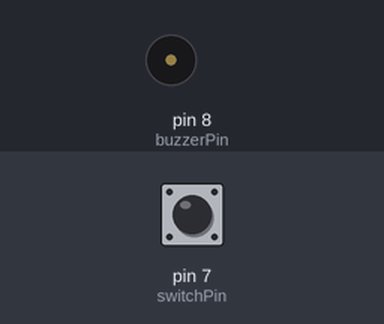
A sketch run on a simulated Arduino Uno, built with avr-gcc and run on an emulated ATmega328P. Shown: buzzer (waves = sounding, pin HIGH). The test bench sets the inputs (shaded band); at power-on: pin 7 (switchPin) LOW.

Above: at 1.2 s.
1.3 s: pin 7 (switchPin) pulled HIGH for 0.15 s
At 1.37 s:
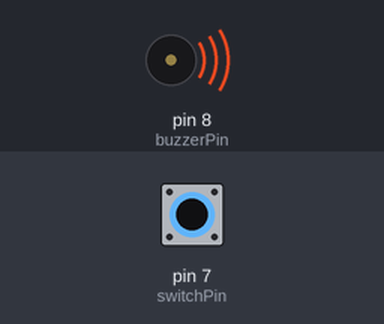
2.9 s: pin 7 (switchPin) pulled HIGH for 3.2 s
At 7.0 s:
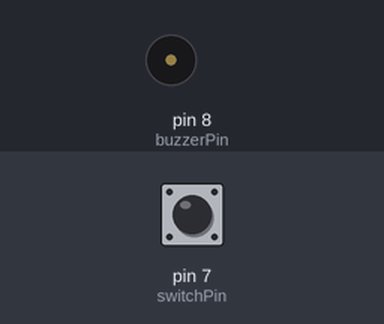
Timing chart, 0 to 8.5 s (numbered marks = the images above; inputs shaded):
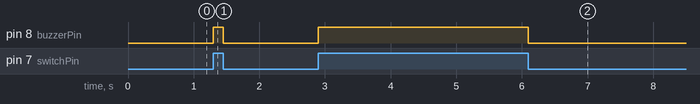

The sketch:

code.ino
```cpp
const int buzzerPin = 8;  // Pin where the buzzer is connected
const int switchPin = 7;  // Pin where the switch is connected
int switchState = 0;      // Variable to hold the switch state

void setup() {
  // Set pin modes
  pinMode(buzzerPin, OUTPUT);
  pinMode(switchPin, INPUT);
}

void loop() {
  // Read the state of the switch
  switchState = digitalRead(switchPin);

  // If the switch is pressed
  if (switchState == HIGH) {
    digitalWrite(buzzerPin, HIGH);  // Turn the buzzer on
  } else {
    digitalWrite(buzzerPin, LOW);   // Turn the buzzer off
  }
}
```

Measured:
- after the input at 1.3 s, pin 8 (buzzerPin): LOW → HIGH at once, → LOW 0.15 s later
- after the input at 2.9 s, pin 8 (buzzerPin): LOW → HIGH at once, → LOW 3.2 s later
